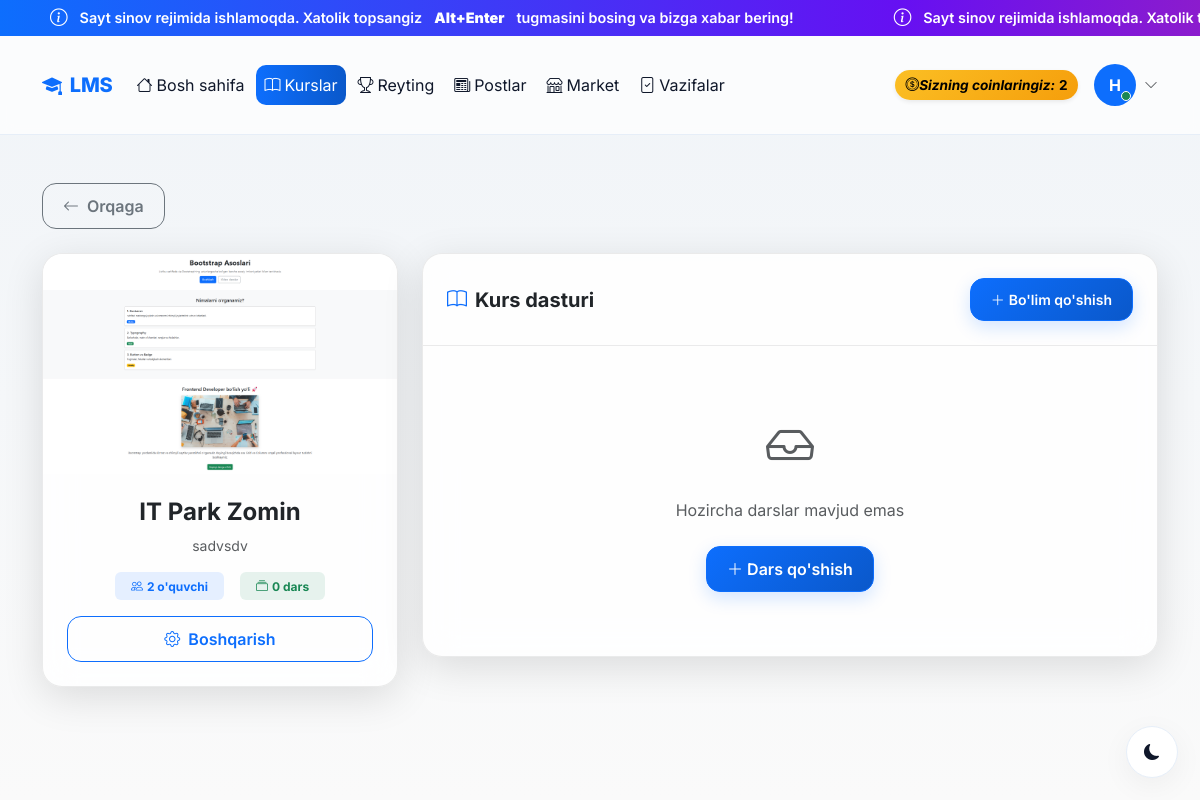
The page /professions/1/ (signed in) on the database as committed earlier.
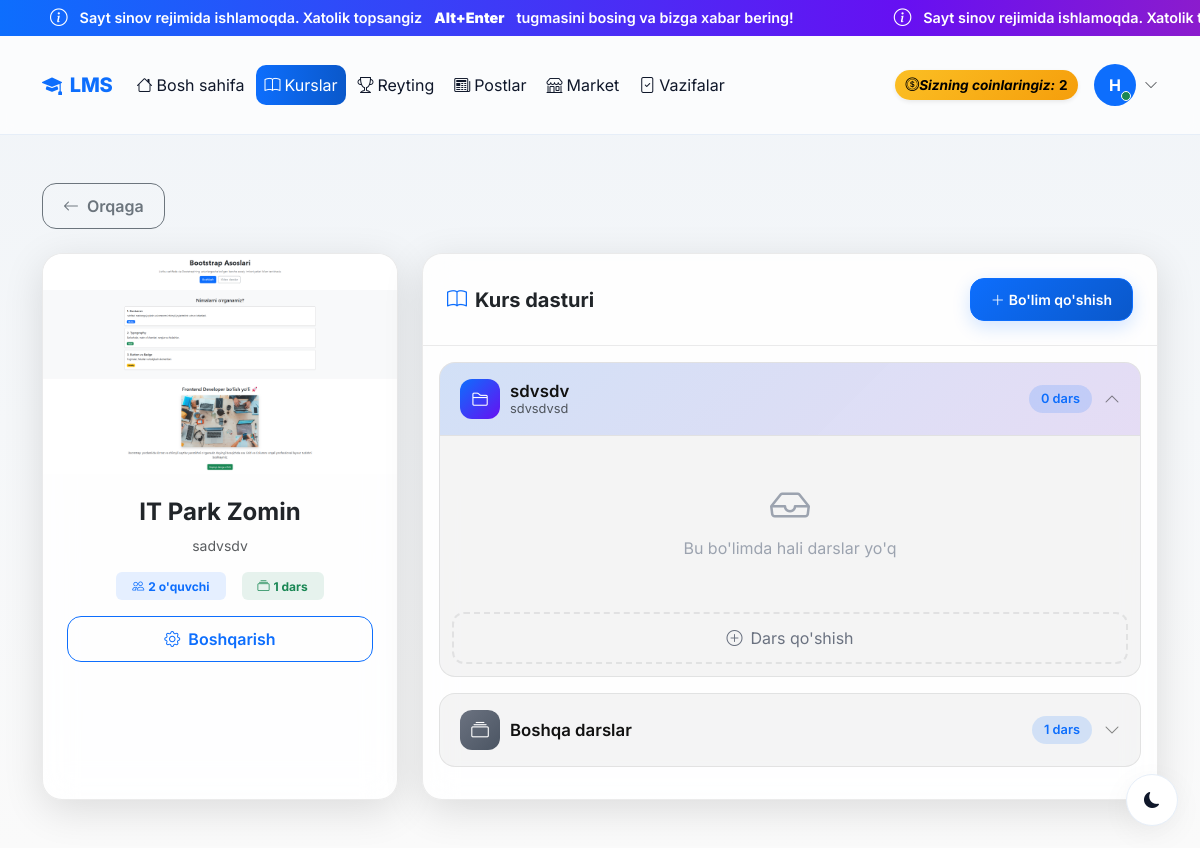
The same page on the database as committed later.
### accounts/models.py (models this page shows, shortened)
class Profession(models.Model):
    name = models.CharField(max_length=200, verbose_name="Kasb nomi")
    photo = models.ImageField(upload_to='professions/', verbose_name="Rasm")
    description = models.TextField(verbose_name="Kasb haqida")
    created_at = models.DateTimeField(auto_now_add=True)
    def student_count(self):
        return self.enrollments.filter(user__role='student').count()
    class Meta:
        verbose_name = "Kasb"
        verbose_name_plural = "Kasblar"
        ordering = ['-created_at']

class Section(models.Model):
    profession = models.ForeignKey(Profession, on_delete=models.CASCADE, related_name='sections')
    title = models.CharField(max_length=200, verbose_name="Bo'lim nomi")
    description = models.TextField(blank=True, null=True, verbose_name="Tavsif")
    order = models.IntegerField(default=0, verbose_name="Tartib")
    is_active = models.BooleanField(default=True)
    created_at = models.DateTimeField(auto_now_add=True)
    class Meta:
        ordering = ['order', 'created_at']
        verbose_name = "Bo'lim"
        verbose_name_plural = "Bo'limlar"

### accounts/views.py (the view)
# urls.py: path('professions/<int:pk>/', views.profession_detail, name='profession_detail'),
@login_required
def profession_detail(request, pk):
    profession = get_object_or_404(Profession, pk=pk)
    is_enrolled = False
    if request.user.is_student:
        is_enrolled = CourseEnrollment.objects.filter(user=request.user, profession=profession).exists()
    sections = []
    lessons_without_section = []
    lesson_progress = {}
    if is_enrolled or request.user.is_teacher or request.user.is_admin:
        sections = profession.sections.filter(is_active=True).prefetch_related('lessons')
        lessons_without_section = profession.lessons.filter(section__isnull=True)
        if request.user.is_authenticated:
            watched_videos = VideoProgress.objects.filter(
                user=request.user,
                watched=True,
                video__lesson__profession=profession
            ).values_list('video__lesson_id', flat=True)
            completed_tests = TestResult.objects.filter(
                student=request.user,
                test__lesson__profession=profession
            ).values_list('test__lesson_id', flat=True)
            submitted_homeworks = HomeworkSubmission.objects.filter(
                student=request.user,
                homework__lesson__profession=profession
            ).values('homework__lesson_id', 'grade')
            for vid in watched_videos:
                lesson_progress[vid] = {'completed': True, 'type': 'video'}
            for test_id in completed_tests:
                lesson_progress[test_id] = {'completed': True, 'type': 'test'}
            for hw in submitted_homeworks:
                lesson_progress[hw['homework__lesson_id']] = {
                    'completed': True,
                    'type': 'homework',
                    'graded': hw['grade'] is not None
                }
    return render(request, 'accounts/profession_detail.html', {
        'profession': profession,
        'is_enrolled': is_enrolled,
        'sections': sections,
        'lessons_without_section': lessons_without_section,
        'lesson_progress': lesson_progress,
    })

### accounts/management/commands/check_birthdays.py (called while the page is built, shortened)
    def handle(self, *args, **kwargs):
        today = timezone.now().date()
        users = CustomUser.objects.filter(birth_date__day=today.day, birth_date__month=today.month)
        if not users.exists():
            self.stdout.write(self.style.SUCCESS('No birthdays today.'))
            return

### accounts/models.py (called while the page is built)
    @property
    def is_admin(self):
        return self.role == 'admin'

    @property
    def is_teacher(self):
        return self.role == 'teacher'

    @property
    def is_student(self):
        return self.role == 'student'

### accounts/templatetags/custom_filters.py (called while the page is built)
@register.filter
def get_item(dictionary, key):
    if dictionary and isinstance(dictionary, dict):
        return dictionary.get(key)
    return None

### accounts/templates/accounts/profession_detail.html (shortened to what the changed rows need)
{% extends 'accounts/base.html' %}
{% load custom_filters %}
{% block content %}
<div class="container my-4 my-md-5">
<div class="row g-4">
<div class="col-lg-4">
<div class="glass-card h-100">
    <img src="{{ profession.photo.url }}" class="w-100 prof-img" alt="{{ profession.name }}">
    <div class="p-4 text-center">
        <h4 class="fw-bold mb-2">{{ profession.name }}</h4>
        <p class="text-muted small mb-3">{{ profession.description|truncatechars:150 }}</p>
        <div class="d-flex justify-content-center gap-3 mb-3">
            <span class="badge bg-primary bg-opacity-10 text-primary px-3 py-2">
                <i class="bi bi-people me-1"></i>{{ profession.student_count }} o'quvchi
            </span>
            <span class="badge bg-success bg-opacity-10 text-success px-3 py-2">
                <i class="bi bi-collection me-1"></i>{{ profession.lessons.count }} dars
            </span>
        </div>
        {% if user.is_admin or user.is_teacher %}
        <a href="{% url 'manage_lessons' profession.pk %}" class="btn btn-outline-primary w-100 ios-btn">
            <i class="bi bi-gear me-2"></i>Boshqarish
        </a>
        {% endif %}
    </div>
</div>
</div>
<div class="col-lg-8">
{% if is_enrolled or user.is_admin or user.is_teacher %}
<div class="glass-card">
    <div class="p-3">
        {% if sections or lessons_without_section %}
        {% for section in sections %}
        <div class="section-card">
            <div class="section-header {% if forloop.first %}active{% endif %}" onclick="toggleSection(this)">
                <h6 class="section-title">
                    <div class="section-icon">
                        <i class="bi bi-folder2"></i>
                    </div>
                    <div>
                        {{ section.title }}
                        {% if section.description %}
                        <small class="d-block text-muted fw-normal" style="font-size: 0.8rem;">{{ section.description|truncatechars:50 }}</small>
                        {% endif %}
                    </div>
                </h6>
                <div class="section-meta">
                    <span class="section-count">{{ section.lessons.count }} dars</span>
                    <i class="bi bi-chevron-down section-arrow"></i>
                </div>
            </div>
            <div class="section-body {% if forloop.first %}show{% endif %}">
                {% if section.lessons.all %}
                    {% for lesson in section.lessons.all %}
                    <a href="{% url 'lesson_view' lesson.pk %}" class="lesson-item">
                        <div class="lesson-icon {{ lesson.lesson_type }}">
                            {% if lesson.lesson_type == 'video' %}
                                <i class="bi bi-play-fill"></i>
                            {% elif lesson.lesson_type == 'homework' %}
                                <i class="bi bi-pencil"></i>
                            {% else %}
                                <i class="bi bi-patch-question"></i>
                            {% endif %}
                        </div>
                        <div class="lesson-info">
                            <div class="lesson-title">{{ lesson.title }}</div>
                            <div class="lesson-type">
                                {% if lesson.lesson_type == 'video' %}Video darslik
                                {% elif lesson.lesson_type == 'homework' %}Uy vazifasi
                                {% else %}Test{% endif %}
                            </div>
                        </div>
                        <div class="lesson-status">
                            {% with progress=lesson_progress|get_item:lesson.pk %}
                            {% if progress %}
                                {% if progress.graded %}
                                <span class="status-badge graded">
                                    <i class="bi bi-star-fill"></i>Baholangan
                                </span>
                                {% else %}
                                <span class="status-badge completed">
                                    <i class="bi bi-check-circle-fill"></i>Bajarilgan
                                </span>
                                {% endif %}
                            {% else %}
                                <span class="status-badge pending">
                                    <i class="bi bi-circle"></i>Bajarilmagan
                                </span>
                            {% endif %}
                            {% endwith %}
                        </div>
                    </a>
                    {% endfor %}
                {% else %}
                    <div class="empty-section">
                        <i class="bi bi-inbox"></i>
                        <p class="mb-0">Bu bo'limda hali darslar yo'q</p>
                    </div>
                {% endif %}
                {% if user.is_admin or user.is_teacher %}
                <a href="{% url 'add_lesson' profession.pk %}?section={{ section.pk }}" class="add-lesson-btn">
                    <i class="bi bi-plus-circle"></i>Dars qo'shish
                </a>
                {% endif %}
            </div>
        </div>
        {% endfor %}
        {% if lessons_without_section %}
        <div class="section-card">
            <div class="section-header" onclick="toggleSection(this)">
                <h6 class="section-title">
                    <div class="section-icon" style="background: linear-gradient(135deg, #6b7280, #4b5563);">
                        <i class="bi bi-collection"></i>
                    </div>
                    Boshqa darslar
                </h6>
                <div class="section-meta">
                    <span class="section-count">{{ lessons_without_section|length }} dars</span>
                    <i class="bi bi-chevron-down section-arrow"></i>
                </div>
            </div>
        </div>
        {% endif %}
        {% else %}
        <div class="text-center py-5">
            <i class="bi bi-inbox text-muted" style="font-size: 3rem;"></i>
            <p class="text-muted mt-3">Hozircha darslar mavjud emas</p>
            {% if user.is_admin or user.is_teacher %}
            <a href="{% url 'add_lesson' profession.pk %}" class="btn btn-primary ios-btn mt-2">
                <i class="bi bi-plus-lg me-1"></i>Dars qo'shish
            </a>
            {% endif %}
        </div>
        {% endif %}
    </div>
</div>
{% endif %}
</div>
</div>
</div>
{% endblock %}

Rows that differ between the two databases and show on the page:
computed for Profession "IT Park Zomin": lessons.count "0" → "1"
added Section: title "sdvsdv", description "sdvsdvsd", lessons.count "0", shows "Bu bo'limda hali darslar yo'q"
Other text that changed with them:
{{ lessons_without_section|length }}: (not shown) → "1"
text no longer shown: "Hozircha darslar mavjud emas Dars qo'shish"
text now shown: "Boshqa darslar dars"
